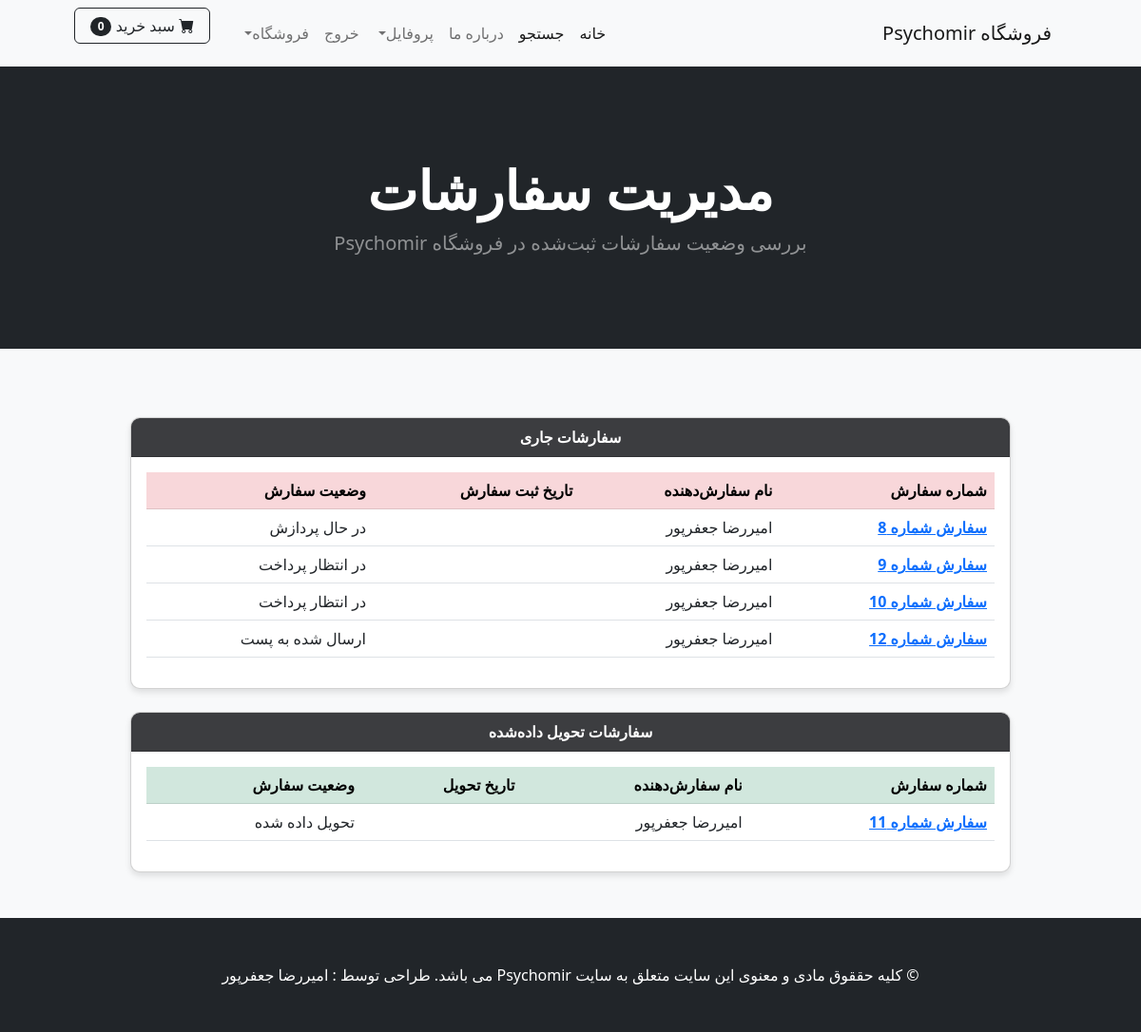
Page /orders/ (signed in) on the committed database.
### payment/models.py (models this page shows, shortened)
class Order(models.Model):
    STATUS_ORDER = [
        ('Pending', 'در انتظار پرداخت'),  # وضعیت اولیه سفارش
        ('Processing', 'در حال پردازش'),  # در حال آماده‌سازی
        ('Shipped', 'ارسال شده به پست'),  # ارسال شده
        ('Delivered', 'تحویل داده شده'),  # تحویل نهایی به مشتری
    ]
    user = models.ForeignKey(User, on_delete=models.CASCADE, null=True, blank=True)  # ارتباط با کاربر
    full_name = models.CharField(max_length=250)  # نام کامل مشتری
    email = models.CharField(max_length=300)  # ایمیل مشتری
    shipping_address = models.TextField(max_length=150000)  # آدرس ارسال سفارش
    mount_paid = models.DecimalField(decimal_places=0, max_digits=12)  # مبلغ پرداخت‌شده
    date_ordered = jmodels.jDateTimeField(auto_now_add=True)  # تاریخ ثبت سفارش (شمسی)
    status = models.CharField(max_length=50, choices=STATUS_ORDER, default='Pending')  # وضعیت سفارش
    last_update = jmodels.jDateTimeField(auto_now=True)  # آخرین بروزرسانی (شمسی)

### shop/views.py (the view)
# urls.py: path('orders/', views.user_orders, name="orders"),  # نمایش لیست سفارش‌های کاربر لاگین کرده
def user_orders(request):
    if request.user.is_authenticated:
        delivered_orders = Order.objects.filter(user=request.user, status='Delivered')
        other_orders = Order.objects.filter(user=request.user).exclude(status='Delivered')
        context = {
            'delivered': delivered_orders,
            'other': other_orders
        }
        return render(request, 'orders.html', context)
    else:
        messages.success(request, "دسترسی به این صفحه امکان پذیر نمی باشد!")
        return redirect('home')

### cart/cart.py (called while the page is built)
    def __len__(self):
        return len(self.cart)

### cart/context_processors.py (called while the page is built)
def cart(request):
    return {'cart': Cart(request)}  # سبد خرید جاری را به کانتکست اضافه می‌کند.

### shop/templates/orders.html (shortened to what this page needs)
{% extends "base.html" %}
{% load static %}
{% load humanize %}
{% block content %}
<header class="bg-dark py-5">
    <div class="container px-4 px-lg-5 my-5">
        <div class="text-center text-white">
            <h1 class="display-4 fw-bolder">مدیریت سفارشات</h1>
            <p class="lead fw-normal text-white-50 mb-0">بررسی وضعیت سفارشات ثبت‌شده در فروشگاه Psychomir</p>
        </div>
    </div>
</header>
<br>
<div class="container my-5">
    <div class="row justify-content-center">
        <div class="col-lg-10">
            {% if other %}
            <div class="card mb-4">
                <div class="card-header">سفارشات جاری</div>
                <div class="card-body">
                    <table class="table">
                        <thead class="table-danger">
                            <tr>
                                <th scope="col">شماره سفارش</th>
                                <th scope="col">نام سفارش‌دهنده</th>
                                <th scope="col">تاریخ ثبت سفارش</th>
                                <th scope="col">وضعیت سفارش</th>
                            </tr>
                        </thead>
                        <tbody>
                            {% for order in other %}
                            <tr>
                                <th scope="row"><a href="{% url 'order_details' order.id %}">سفارش شماره {{ order.id }}</a></th>
                                <td>{{ order.full_name }}</td>
                                <td>{{ order.date_ordered | date:"Y-m-d H:i:s" }}</td>
                                <td>{{ order.get_status_display }}</td>
                            </tr>
                            {% endfor %}
                        </tbody>
                    </table>
                </div>
            </div>
            {% endif %}
            {% if delivered %}
            <div class="card">
                <div class="card-header">سفارشات تحویل داده‌شده</div>
                <div class="card-body">
                    <table class="table">
                        <thead class="table-success">
                            <tr>
                                <th scope="col">شماره سفارش</th>
                                <th scope="col">نام سفارش‌دهنده</th>
                                <th scope="col">تاریخ تحویل</th>
                                <th scope="col">وضعیت سفارش</th>
                            </tr>
                        </thead>
                        <tbody>
                            {% for order in delivered %}
                            <tr>
                                <th scope="row"><a href="{% url 'order_details' order.id %}">سفارش شماره {{ order.id }}</a></th>
                                <td>{{ order.full_name }}</td>
                                <td>{{ order.last_update | date:"Y-m-d H:i:s" }}</td>
                                <td>{{ order.get_status_display }}</td>
                            </tr>
                            {% endfor %}
                        </tbody>
                    </table>
                </div>
            </div>
            {% endif %}
        </div>
    </div>
</div>
{% endblock %}

### shop/templates/base.html (shortened to what this page needs)
{% load static %}
{% load humanize %}
<html lang="en">
    <head>
        <link href="https://cdn.jsdelivr.net/npm/bootstrap-icons@1.5.0/font/bootstrap-icons.css" rel="stylesheet" />
        <link href="{% static 'css/styles.css' %}" rel="stylesheet" />
    </head>
    <body dir="rtl">
        {% include 'navbar.html' %}
        {% block content %}
        {% endblock %}
        <footer class="py-5 bg-dark">
            <div class="container"><p class="m-0 text-center text-white"> &copy; کلیه حققوق مادی و معنوی این سایت متعلق به سایت Psychomir می باشد. طراحی توسط : امیررضا جعفرپور  </p></div>
        </footer>
    </body>
</html>

### shop/templates/navbar.html (shortened to what this page needs)
<nav class="navbar navbar-expand-lg navbar-light bg-light">
    <div class="container px-4 px-lg-5">
        <a class="navbar-brand" href="">فروشگاه Psychomir</a>
        <div class="collapse navbar-collapse" id="navbarSupportedContent">
            <ul class="navbar-nav me-auto mb-2 mb-lg-0 ms-lg-4">
                <li class="nav-item"><a class="nav-link active" aria-current="page" href="{% url 'home' %}">خانه</a></li>
                <li class="nav-item"><a class="nav-link active" aria-current="page" href="{% url 'search' %}">جستجو</a></li>
                <li class="nav-item"><a class="nav-link" href="{% url 'about' %}">درباره ما</a></li>
                {% if user.is_authenticated %}
                <li class="nav-item dropdown">
                    <a class="nav-link dropdown-toggle" id="navbarDropdown" href="{% url 'home' %}" role="button" data-bs-toggle="dropdown" aria-expanded="false">پروفایل</a>
                </li>
                <li class="nav-item"><a class="nav-link" href="{% url 'logout' %}">خروج</a></li>
                {% else %}
                <li class="nav-item"><a class="nav-link" href="{% url 'login' %}">ورود</a></li>
                {% endif %}
                <li class="nav-item dropdown">
                    <a class="nav-link dropdown-toggle" id="navbarDropdown" href="{% url 'home' %}" role="button" data-bs-toggle="dropdown" aria-expanded="false">فروشگاه</a>
                </li>
            </ul>
            <form class="d-flex">
                <a href={% url 'cart_summary' %} class="btn btn-outline-dark">
                    <i class="bi-cart-fill me-1"></i>
                    سبد خرید
                    <span class="badge bg-dark text-white ms-1 rounded-pill" id="cart_quantity">{{ cart|length }}</span>
                </a>
            </form>
        </div>
    </div>
</nav>

### shop/templates/orders.html (style rules this page uses)
body { background-color: #f8f9fa; margin: 0; padding: 0; }
.card { border-radius: 10px; overflow: hidden; box-shadow: 0 4px 6px rgba(0, 0, 0, 0.1); }
.card-header { font-weight: bold; text-align: center; background-color: rgb(60, 61, 64); color: white; }
.table th, .table td { vertical-align: middle; }

### rows in the picture
Order: id "8", full_name "امیررضا جعفرپور", status "در حال پردازش"
Order: id "9", full_name "امیررضا جعفرپور", status "در انتظار پرداخت"
Order: id "10", full_name "امیررضا جعفرپور", status "در انتظار پرداخت"
Order: id "12", full_name "امیررضا جعفرپور", status "ارسال شده به پست"
Order: id "11", full_name "امیررضا جعفرپور", status "تحویل داده شده"

### other values in the picture
{{ cart|length }} "0"
